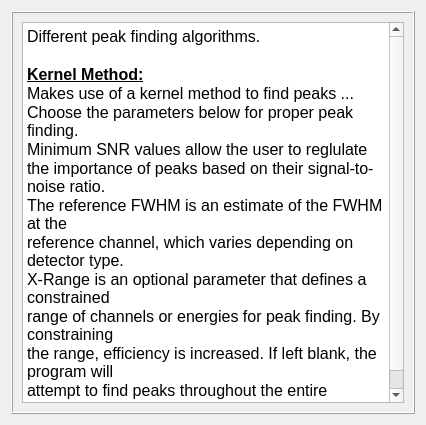
<?xml version="1.0" encoding="UTF-8"?>
<ui version="4.0">
 <class>Dialog</class>
 <widget class="QDialog" name="Dialog">
  <property name="geometry">
   <rect>
    <x>0</x>
    <y>0</y>
    <width>426</width>
    <height>425</height>
   </rect>
  </property>
  <property name="windowTitle">
   <string>Dialog</string>
  </property>
  <layout class="QGridLayout" name="gridLayout">
   <item row="0" column="0">
    <widget class="QFrame" name="frame">
     <property name="frameShape">
      <enum>QFrame::Box</enum>
     </property>
     <property name="frameShadow">
      <enum>QFrame::Raised</enum>
     </property>
     <layout class="QGridLayout" name="gridLayout_2">
      <item row="0" column="0">
       <widget class="QTextEdit" name="textEdit">
        <property name="html">
         <string>&lt;!DOCTYPE HTML PUBLIC &quot;-//W3C//DTD HTML 4.0//EN&quot; &quot;http://www.w3.org/TR/REC-html40/strict.dtd&quot;&gt;
&lt;html&gt;&lt;head&gt;&lt;meta name=&quot;qrichtext&quot; content=&quot;1&quot; /&gt;&lt;style type=&quot;text/css&quot;&gt;
p, li { white-space: pre-wrap; }
&lt;/style&gt;&lt;/head&gt;&lt;body style=&quot; font-family:'MS Shell Dlg 2'; font-size:9.6pt; font-weight:400; font-style:normal;&quot;&gt;
&lt;p style=&quot; margin-top:0px; margin-bottom:0px; margin-left:0px; margin-right:0px; -qt-block-indent:0; text-indent:0px;&quot;&gt;&lt;span style=&quot; font-size:12pt;&quot;&gt;Different peak finding algorithms.&lt;/span&gt;&lt;/p&gt;
&lt;p style=&quot;-qt-paragraph-type:empty; margin-top:0px; margin-bottom:0px; margin-left:0px; margin-right:0px; -qt-block-indent:0; text-indent:0px; font-size:12pt;&quot;&gt;&lt;br /&gt;&lt;/p&gt;
&lt;p style=&quot; margin-top:0px; margin-bottom:0px; margin-left:0px; margin-right:0px; -qt-block-indent:0; text-indent:0px;&quot;&gt;&lt;span style=&quot; font-size:12pt; font-weight:600; text-decoration: underline;&quot;&gt;Kernel Method:&lt;/span&gt;&lt;/p&gt;
&lt;p style=&quot; margin-top:0px; margin-bottom:0px; margin-left:0px; margin-right:0px; -qt-block-indent:0; text-indent:0px;&quot;&gt;&lt;span style=&quot; font-size:12pt;&quot;&gt;Makes use of a kernel method to find peaks ...&lt;/span&gt;&lt;/p&gt;
&lt;p style=&quot; margin-top:0px; margin-bottom:0px; margin-left:0px; margin-right:0px; -qt-block-indent:0; text-indent:0px;&quot;&gt;&lt;span style=&quot; font-size:12pt; color:#000000;&quot;&gt;Choose the parameters below for proper peak finding.&lt;/span&gt;&lt;/p&gt;
&lt;p style=&quot; margin-top:0px; margin-bottom:0px; margin-left:0px; margin-right:0px; -qt-block-indent:0; text-indent:0px;&quot;&gt;&lt;span style=&quot; font-size:12pt; color:#000000;&quot;&gt;Minimum SNR values allow the user to reglulate&lt;/span&gt;&lt;/p&gt;
&lt;p style=&quot; margin-top:0px; margin-bottom:0px; margin-left:0px; margin-right:0px; -qt-block-indent:0; text-indent:0px;&quot;&gt;&lt;span style=&quot; font-size:12pt; color:#000000;&quot;&gt;the importance of peaks based on their signal-to-noise ratio. &lt;/span&gt;&lt;/p&gt;
&lt;p style=&quot; margin-top:0px; margin-bottom:0px; margin-left:0px; margin-right:0px; -qt-block-indent:0; text-indent:0px;&quot;&gt;&lt;span style=&quot; font-size:12pt; color:#000000;&quot;&gt;The reference FWHM is an estimate of the FWHM at the&lt;/span&gt;&lt;/p&gt;
&lt;p style=&quot; margin-top:0px; margin-bottom:0px; margin-left:0px; margin-right:0px; -qt-block-indent:0; text-indent:0px;&quot;&gt;&lt;span style=&quot; font-size:12pt; color:#000000;&quot;&gt;reference channel, which varies depending on detector type.&lt;/span&gt;&lt;/p&gt;
&lt;p style=&quot; margin-top:0px; margin-bottom:0px; margin-left:0px; margin-right:0px; -qt-block-indent:0; text-indent:0px;&quot;&gt;&lt;span style=&quot; font-size:12pt; color:#000000;&quot;&gt;X-Range is an optional parameter that defines a constrained&lt;/span&gt;&lt;/p&gt;
&lt;p style=&quot; margin-top:0px; margin-bottom:0px; margin-left:0px; margin-right:0px; -qt-block-indent:0; text-indent:0px;&quot;&gt;&lt;span style=&quot; font-size:12pt; color:#000000;&quot;&gt;range of channels or energies for peak finding. By constraining&lt;/span&gt;&lt;/p&gt;
&lt;p style=&quot; margin-top:0px; margin-bottom:0px; margin-left:0px; margin-right:0px; -qt-block-indent:0; text-indent:0px;&quot;&gt;&lt;span style=&quot; font-size:12pt; color:#000000;&quot;&gt;the range, efficiency is increased. If left blank, the program will&lt;/span&gt;&lt;/p&gt;
&lt;p style=&quot; margin-top:0px; margin-bottom:0px; margin-left:0px; margin-right:0px; -qt-block-indent:0; text-indent:0px;&quot;&gt;&lt;span style=&quot; font-size:12pt; color:#000000;&quot;&gt;attempt to find peaks throughout the entire spectrum.&lt;/span&gt;&lt;/p&gt;&lt;/body&gt;&lt;/html&gt;</string>
        </property>
       </widget>
      </item>
     </layout>
    </widget>
   </item>
  </layout>
 </widget>
 <resources/>
 <connections/>
</ui>
